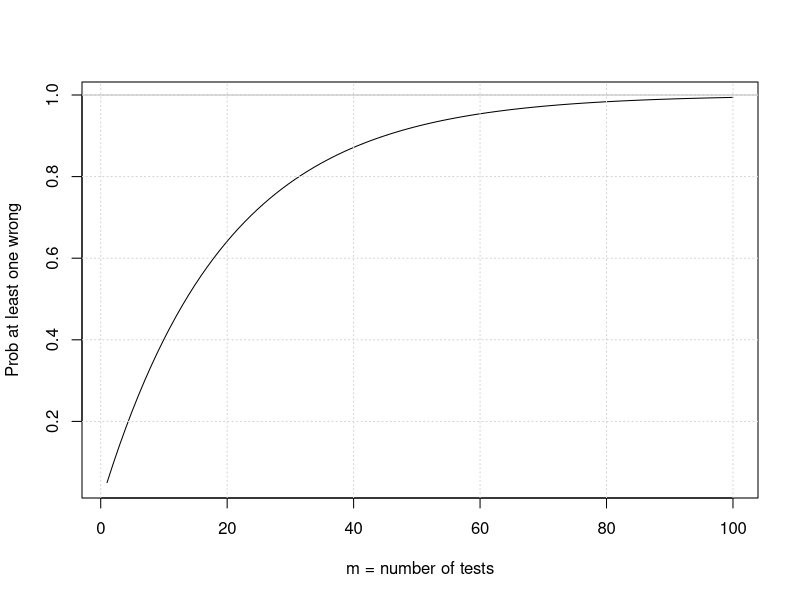
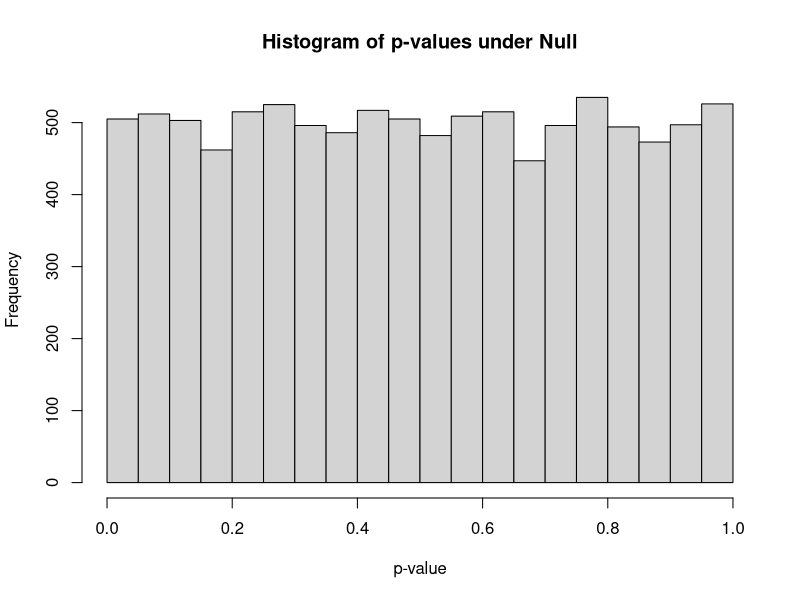
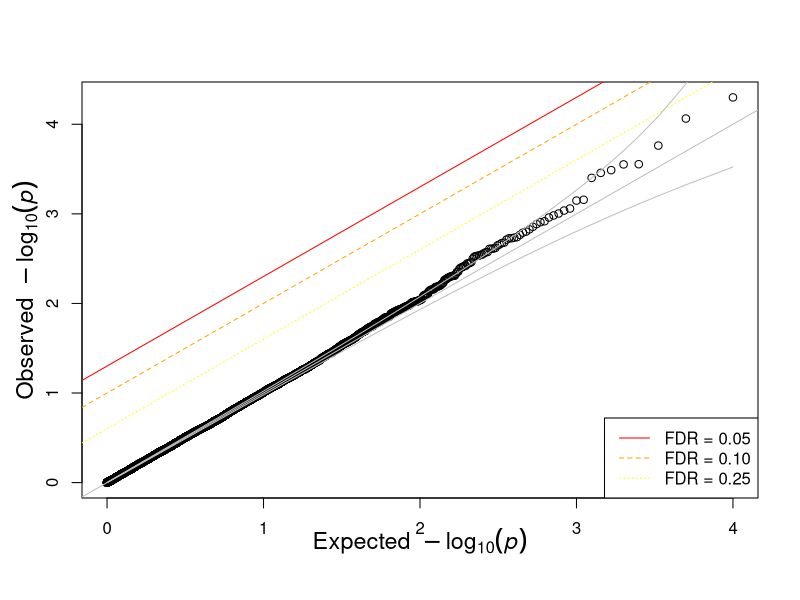
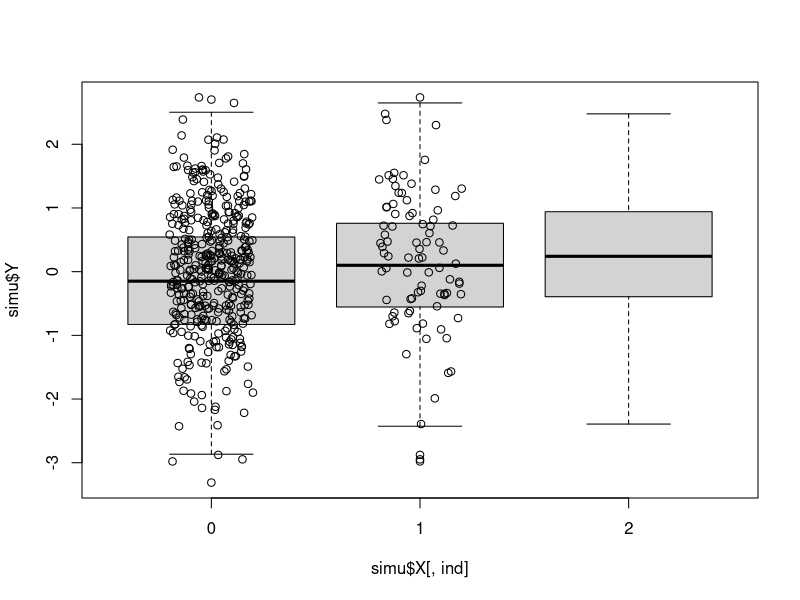
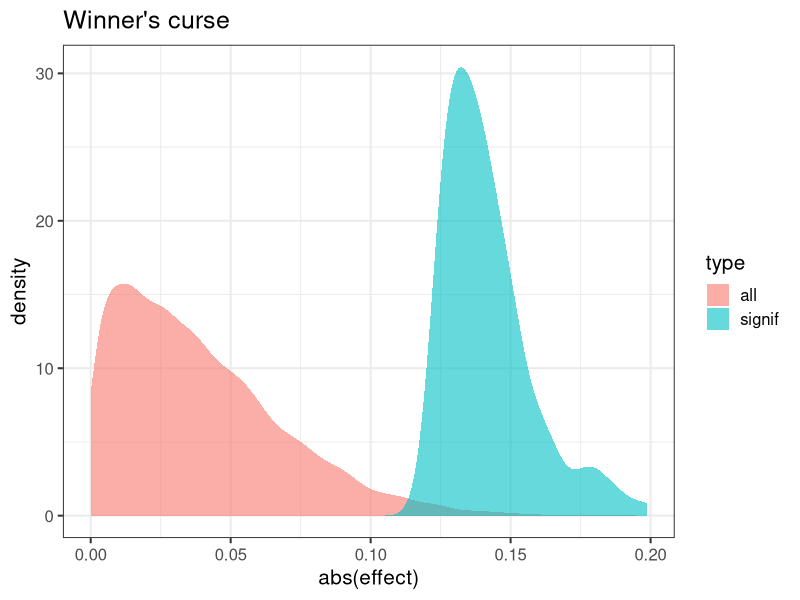

Write R code to recreate these figures, in order.
## ---- chunk 1
library(tidyverse)
## ---- chunk 2

fastlm = function(xx,yy)
{
  ## compute betahat (regression coef) and pvalue with Ftest
  ## for now it does not take covariates

  df1 = 2
  df0 = 1
  ind = !is.na(xx) & !is.na(yy)
  xx = xx[ind]
  yy = yy[ind]
  n = sum(ind)
  xbar = mean(xx)
  ybar = mean(yy)
  xx = xx - xbar
  yy = yy - ybar

  SXX = sum( xx^2 )
  SYY = sum( yy^2 )
  SXY = sum( xx * yy )

  betahat = SXY / SXX

  RSS1 = sum( ( yy - xx * betahat )^2 )
  RSS0 = SYY

  fstat = ( ( RSS0 - RSS1 ) / ( df1 - df0 ) )  / ( RSS1 / ( n - df1 ) )
  pval = 1 - pf(fstat, df1 = ( df1 - df0 ), df2 = ( n - df1 ))
  res = list(betahat = betahat, pval = pval)

  return(res)
}

## pvalue vs uniform

qqunif = 
function(p,BH=T,CI=T,...)
{
  p=na.omit(p)
  nn = length(p)
  xx =  -log10((1:nn)/(nn+1))
  plot( xx,  -sort(log10(p)),
     xlab=expression(Expected~~-log[10](italic(p))),
        ylab=expression(Observed~~-log[10](italic(p))),
       cex.lab=1.4,mgp=c(2,1,0),
       ... )
  abline(0,1,col='gray')
  if(BH)
    {
      abline(-log10(0.05),1, col='red',lty=1)
      abline(-log10(0.10),1, col='orange',lty=2)
      abline(-log10(0.25),1, col='yellow',lty=3)
      legend('bottomright', c("FDR = 0.05","FDR = 0.10","FDR = 0.25"),
             col=c('red','orange','yellow'),lty=1:3, cex=1)
      abline(h=-log10(0.05/nn)) ## bonferroni
    }
  if(CI)
  {
    ## create the confidence intervals
    c95 <- rep(0,nn)
    c05 <- rep(0,nn)
    ## the jth order statistic from a
    ## uniform(0,1) sample
    ## has a beta(j,n-j+1) distribution
    ## (Casella & Berger, 2002,
    ## 2nd edition, pg 230, Duxbury)
    ## this portion was posted by anonymous on
    ## http://gettinggeneticsdone.blogspot.com/2009/11/qq-plots-of-p-values-in-r-using-ggplot2.html
    
    for(i in 1:nn)
    {
      c95[i] <- qbeta(0.95,i,nn-i+1)
      c05[i] <- qbeta(0.05,i,nn-i+1)
    }

    lines(xx,-log10(c95),col='gray')
    lines(xx,-log10(c05),col='gray')
  }
}

## ---- chunk 3

alpha = 0.05

Patleastonemistake = function(m) {1 - (1-alpha)^m}

curve(Patleastonemistake,from = 1, to=100, ylab="Prob at least one wrong", xlab="m = number of tests")
grid()
abline(h=1,col='gray')


## ---- chunk 4

nsnp = 10000
nsam = 1000
maf = 0.30

## to simplify, we use the same maf for all SNPs in the GWAS

simGWASnull = function(nsnp,nsam,maf)
{
  Xfather = matrix( rbinom(nsam * nsnp,1,maf), nsam, nsnp )
  Xmother = matrix( rbinom(nsam * nsnp,1,maf), nsam, nsnp )
  Xboth = Xfather+ Xmother

  Y = matrix( rnorm(nsam))
  return(list(Y=Y, Xmat=Xboth))
}

simu = simGWASnull(nsnp, nsam, maf)

## ---- chunk 5


pvec = rep(NA,nsnp)
bvec = rep(NA,nsnp)

for(ss in 1:nsnp)
{
  fit = fastlm(simu$X[,ss], simu$Y)
  pvec[ss] = fit$pval  
  bvec[ss] = fit$betahat
}


hist(pvec,xlab="p-value",main="Histogram of p-values under Null")

## ---- chunk 6

qqunif(pvec)

## ---- chunk 7

ind = which( pvec == min(pvec) )

boxplot(simu$Y ~ simu$X[,ind])

points(jitter(simu$X[,ind]), simu$Y, type="p")

## ---- chunk 8

ind = which(pvec < 0.01)

df = tibble(effect = c(bvec[ind],bvec), type = c(rep("signif",length(ind)),rep("all",length(bvec)) ) )

ggplot(df, aes(abs(effect), fill=type)) + geom_density(alpha = 0.6, color=NA) + theme_bw(base_size = 15) + ggtitle("Winner's curse")

